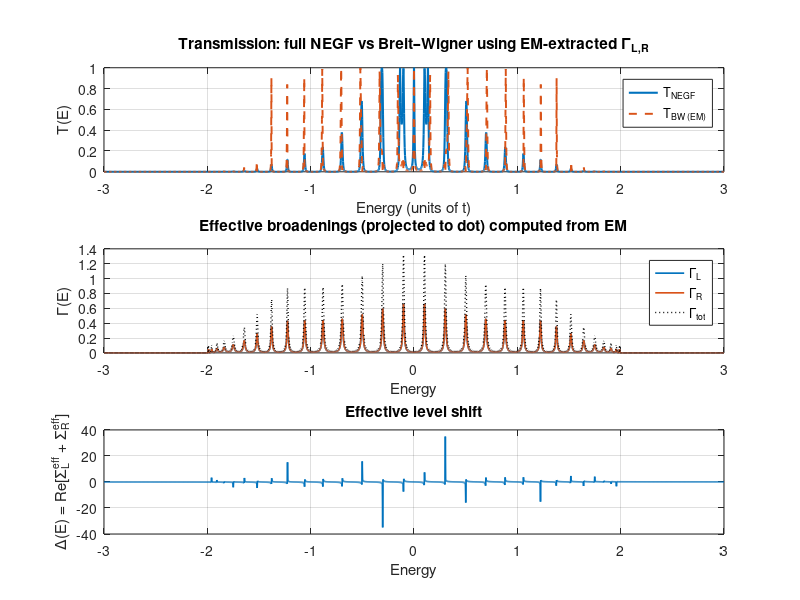

Here is the MATLAB script that generated this plot: (Note: this script raises an error after producing the figure.)
function [] = ResonantCheck()
N_lead_each = 30;         % number of lead sites included on each side (extended molecule)
N = 2*N_lead_each + 1;    % total EM sites

N_absorb_layers = 4;      % number of outer-most sites per side with absorbing Sigma
left_abs_idx = 1 : min(N_absorb_layers, N_lead_each);
right_abs_idx = N - (0:(min(N_absorb_layers, N_lead_each)-1));

%% Energy grid
t_lead = 1.0;             % lead hopping (energy units)
Emin = -3*t_lead;
Emax = 3*t_lead;
nE = 2001;
Elist = linspace(Emin, Emax, nE);

%% -------------------- Absorbing self-energies on outer EM sites --------------------
eta = 0.06;               % absorbing strength (positive) -> Sigma = -i*eta on outer sites

SigmaL = zeros(N,N);
SigmaL(sub2ind([N,N], left_abs_idx, left_abs_idx)) = -1i * eta;

SigmaR = zeros(N,N);
SigmaR(sub2ind([N,N], right_abs_idx, right_abs_idx)) = -1i * eta;

%% setup
[H] = setupH();

%% calc
[T_NEGF, GammaL_mat, GammaR_mat] = doEM(Elist, H, SigmaL, SigmaR);
[T_BW, GammaL_eff, GammaR_eff, Delta_eff] = doBW(Elist, H, SigmaL, SigmaR);

%%
plotEMvsBW(Elist, T_NEGF, T_BW, GammaL_eff, GammaR_eff, Delta_eff)

sweepEMvsGW(H, SigmaL, SigmaR, GammaL_mat, GammaR_mat)

%% -------------------- Conductances (finite-T Landauer) --------------------
Conductance(Elist, T_NEGF, T_BW)

%% -------------------- Final suggestions & checks --------------------
disp('--- Suggested convergence checks ---');
disp('- Increase N_lead_each until T_NEGF and T_BW (and G) stop changing significantly.');
disp('- Sweep eta across a few decades (e.g. 1e-3 .. 1e-0) and find an absorbing plateau.');
disp('- Ensure N_absorb_layers is large enough to prevent reflections from the outer boundary.');
disp('- If you need energy-independent Gamma, evaluate GammaL_eff/ GammaR_eff at E=EF and use constants in BW formula.');
end

function [H] = setupH()
%% -------------------- Model parameters --------------------
t_lead = 1.0;             % lead hopping (energy units)
epsilon_lead = 0.0;       % lead onsite energy
t_c = 0.2;                % coupling dot <-> first lead site
epsilon_dot = 0.0;        % dot onsite energy (resonant level)
N_lead_each = 30;         % number of lead sites included on each side (extended molecule)

%% -------------------- Build Extended Molecule Hamiltonian (1D chain) --------------------
N = 2*N_lead_each + 1;    % total EM sites
H = zeros(N,N);

idx_dot = N_lead_each + 1;

% Left lead sites (1..N_lead_each)
for n = 1:N_lead_each
    H(n,n) = epsilon_lead;
    if n < N_lead_each
        H(n, n+1) = -t_lead;
        H(n+1, n) = -t_lead;
    end
end

% Right lead sites (idx_dot+1 .. N)
for n = idx_dot+1:N
    H(n,n) = epsilon_lead;
end
for n = idx_dot+1:(N-1)
    H(n, n+1) = -t_lead;
    H(n+1, n) = -t_lead;
end

% Connect dot to first lead sites on each side
H(idx_dot, idx_dot-1) = -t_c;
H(idx_dot-1, idx_dot) = -t_c;
H(idx_dot, idx_dot+1) = -t_c;
H(idx_dot+1, idx_dot) = -t_c;

% Dot onsite
H(idx_dot, idx_dot) = epsilon_dot;
end

function [T_NEGF, GammaL_mat, GammaR_mat] = doEM(Elist, H, SigmaL, SigmaR)
N_lead_each = 30;         % number of lead sites included on each side (extended molecule)
N = 2*N_lead_each + 1;    % total EM sites
I_N = eye(N);

% Gamma matrices for the outer absorbers (used in NEGF transmission)
GammaL_mat = 1i * (SigmaL - SigmaL');
GammaR_mat = 1i * (SigmaR - SigmaR');

T_NEGF = zeros(size(Elist));    % NEGF full transmission
%% -------------------- Energy loop: compute GR (full) & projections --------------------
for ii = 1:length(Elist)
    E = Elist(ii);
    % Full Green's function with both absorbers
    num_eta = 1e-12;          % tiny numerical broadening for matrix inversion
    GR_full = ((E + 1i*num_eta) * I_N - H - SigmaL - SigmaR) \ I_N;
    GA_full = GR_full';
    
    % NEGF transmission (matrix formula)
    T_NEGF(ii) = real(trace(GammaL_mat * GR_full * GammaR_mat * GA_full));
    if T_NEGF(ii) < 0 && T_NEGF(ii) > -1e-14, T_NEGF(ii) = 0; end
end
end

function [T_BW, GammaL_eff, GammaR_eff, Delta_eff] = doBW(Elist, H, SigmaL, SigmaR)
N_lead_each = 30;         % number of lead sites included on each side (extended molecule)
N = 2*N_lead_each + 1;    % total EM sites
I_N = eye(N);

%% -------------------- Preallocations --------------------
T_BW   = zeros(size(Elist));    % Breit-Wigner using EM-extracted Gammas
GammaL_eff = zeros(size(Elist));
GammaR_eff = zeros(size(Elist));
Delta_eff = zeros(size(Elist)); % real level shift
A_dot = zeros(size(Elist));     % spectral function at dot from full GR (A = -2 Im G_dd)

%% -------------------- Energy loop: compute GR (full) & projections --------------------    
for ii = 1:length(Elist)
    E = Elist(ii);
    % Full Green's function with both absorbers
    num_eta = 1e-12;          % tiny numerical broadening for matrix inversion
    GR_full = ((E + 1i*num_eta) * I_N - H - SigmaL - SigmaR) \ I_N;

    % Dot Green's function element (dd)
    idx_dot = N_lead_each + 1;
    Gdd_full = GR_full(idx_dot, idx_dot);
    A_dot(ii) = -2 * imag(Gdd_full);
    
    epsilon_dot = 0.0;        % dot onsite energy (resonant level)

    left = true;
    if left == true
    % Now compute dot Green's function for left-only absorber (SigmaR = 0)
    GR_Lonly = ((E + 1i*num_eta) * I_N - H - SigmaL) \ I_N;
    Gdd_Lonly = GR_Lonly(idx_dot, idx_dot);
    % effective self-energy due to left lead as seen by dot:
    Sigma_eff_L = E - epsilon_dot - 1.0 / Gdd_Lonly;
    % Extract Gammas and shift (energy dependent)
    GammaL_eff(ii) = -2 * imag(Sigma_eff_L);
    end
    
    right = true;
    if right == true
    % Now compute dot Green's function for right-only absorber (SigmaL = 0)
    GR_Ronly = ((E + 1i*num_eta) * I_N - H - SigmaR) \ I_N;
    Gdd_Ronly = GR_Ronly(idx_dot, idx_dot);
    % effective self-energy due to left lead as seen by dot:
    Sigma_eff_R = E - epsilon_dot - 1.0 / Gdd_Ronly;
    % Extract Gammas and shift (energy dependent)
    GammaR_eff(ii) = -2 * imag(Sigma_eff_R);
    end
    
    % Effective total self-energy from both sides (optionally we can also do Sigma_eff_total = E - eps - 1/Gdd_full)
    Sigma_eff_total = Sigma_eff_L + Sigma_eff_R;  % should be close to E - eps - 1/Gdd_full
    
    % Extract Gammas (energy dependent)
    Gamma_tot = GammaL_eff(ii) + GammaR_eff(ii);

    % Extract shift (energy dependent)
    Delta_eff(ii) = real(Sigma_eff_total);  % level shift = Re Sigma_eff_total
    
    % Breit-Wigner transmission using extracted Gammas and shift
    numerator = GammaL_eff(ii) * GammaR_eff(ii);
    denom = (E - epsilon_dot - Delta_eff(ii))^2 + (Gamma_tot/2)^2;
    if denom <= 0
        T_BW(ii) = 0;
    else
        T_BW(ii) = numerator / denom;
    end
end
end

function [] = sweepEMvsGW(H, SigmaL, SigmaR, GammaL_mat, GammaR_mat)
N_lead_each = 30;         % number of lead sites included on each side (extended molecule)
idx_dot = N_lead_each + 1;
N = 2*N_lead_each + 1;    % total EM sites
I_N = eye(N);
EF = 0.0;
num_eta = 1e-12;          % tiny numerical broadening for matrix inversion

%% Physical constants (for conductance units)
e = 1.602176634e-19;      % C
h = 6.62607015e-34;       % J s
G0 = 2*e^2/h;             % conductance quantum (S) including spin
%% -------------------- Gate sweep (zero-T approx using T(EF)) --------------------
    neps = 201;
    epsilon_dot = 0.0;        % dot onsite energy (resonant level)
    eps_range = linspace(epsilon_dot - 2.5, epsilon_dot + 2.5, neps);
    % For speed, evaluate approximate zero-T conductance by using T(EF) with shifted eps

    [G_vs_eps_NEGF] = sweepEM(eps_range, H, I_N, SigmaL, SigmaR, GammaL_mat, GammaR_mat, G0, idx_dot, EF, num_eta);

    [G_vs_eps_BW] = sweepBW(eps_range, H, I_N, SigmaL, SigmaR, G0, idx_dot, EF, num_eta);

    figure('Name','Gate sweep (zero-T approx)','NumberTitle','off');
    plot(eps_range, G_vs_eps_NEGF / G0, 'LineWidth', 1.4); hold on;
    plot(eps_range, G_vs_eps_BW / G0, '--', 'LineWidth', 1.4);
    xlabel('\epsilon_d');
    ylabel('G / G_0');
    legend('G_{NEGF}','G_{BW}','Location','Best');
    title('Gate sweep: NEGF (EM) vs Breit–Wigner using EM-extracted \Gamma');
    grid on;
end

function [G_vs_eps_NEGF] = sweepEM(eps_range, H, I_N, SigmaL, SigmaR, GammaL_mat, GammaR_mat, G0, idx_dot, EF, num_eta)
    % reuse T_of_E calculation but easier: compute zero-T conductance approx by T at E=EF
    % We'll compute T(EF) for each gate (shift dot onsite)
    G_vs_eps_NEGF = zeros(size(eps_range));
    for k = 1:length(eps_range)
        eps_tmp = eps_range(k);
        % Update dot onsite in H and recompute dot GR at EF for NEGF (full)
        H_tmp = H;
        H_tmp(idx_dot, idx_dot) = eps_tmp;

        % compute GR at EF
        GR_full_tmp = ((EF + 1i*num_eta) * I_N - H_tmp - SigmaL - SigmaR) \ I_N;
        GA_full_tmp = GR_full_tmp';

        T_NEGF_EF = real(trace(GammaL_mat * GR_full_tmp * GammaR_mat * GA_full_tmp));
        if T_NEGF_EF < 0 && T_NEGF_EF > -1e-14, T_NEGF_EF = 0; end
        G_vs_eps_NEGF(k) = G0 * T_NEGF_EF;  % zero-T linear conductance in S (approx)
    end
end

function [G_vs_eps_BW] = sweepBW(eps_range, H, I_N, SigmaL, SigmaR, G0, idx_dot, EF, num_eta)
    G_vs_eps_BW = zeros(size(eps_range));
    for k = 1:length(eps_range)
        eps_tmp = eps_range(k);

        % Update dot onsite in H and recompute dot GR at EF for NEGF (full)
        H_tmp = H;
        H_tmp(idx_dot, idx_dot) = eps_tmp;

        % For BW: compute GR_dd with left-only to get GammaL at EF
        GR_L_tmp = ((EF + 1i*num_eta) * I_N - H_tmp - SigmaL) \ I_N;
        Gdd_L = GR_L_tmp(idx_dot, idx_dot);
        Sigma_eff_L_tmp = EF - eps_tmp - 1.0 / Gdd_L;
        GammaL_tmp = -2 * imag(Sigma_eff_L_tmp);

        % For BW: compute GR_dd with right-only to get GammaR at EF
        GR_R_tmp = ((EF + 1i*num_eta) * I_N - H_tmp - SigmaR) \ I_N;
        Gdd_R = GR_R_tmp(idx_dot, idx_dot);
        Sigma_eff_R_tmp = EF - eps_tmp - 1.0 / Gdd_R;
        GammaR_tmp = -2 * imag(Sigma_eff_R_tmp);
        
        Delta_tmp = real(Sigma_eff_L_tmp + Sigma_eff_R_tmp);
        denom = (EF - eps_tmp - Delta_tmp)^2 + ( (GammaL_tmp + GammaR_tmp)/2 )^2;
        if denom <= 0
            Tbw_tmp = 0;
        else
            Tbw_tmp = (GammaL_tmp * GammaR_tmp) / denom;
        end
        G_vs_eps_BW(k) = G0 * Tbw_tmp;
    end
end

function [] = plotEMvsBW(Elist, T_NEGF, T_BW, GammaL_eff, GammaR_eff, Delta_eff)
%% -------------------- Plots --------------------
figure('Name','Transmission comparison','NumberTitle','off','Position',[100 100 900 700]);
subplot(3,1,1);
plot(Elist, T_NEGF, 'LineWidth', 1.5); hold on;
plot(Elist, T_BW, '--', 'LineWidth', 1.4);
xlabel('Energy (units of t)');
ylabel('T(E)');
legend('T_{NEGF}','T_{BW (EM)}','Location','Best');
title('Transmission: full NEGF vs Breit–Wigner using EM-extracted \Gamma_{L,R}');
grid on;

subplot(3,1,2);
plot(Elist, GammaL_eff, 'LineWidth', 1.2); hold on;
plot(Elist, GammaR_eff, 'LineWidth', 1.2);
plot(Elist, GammaL_eff + GammaR_eff, ':k','LineWidth',1);
xlabel('Energy');
ylabel('\Gamma(E)');
legend('\Gamma_L','\Gamma_R','\Gamma_{tot}','Location','Best');
title('Effective broadenings (projected to dot) computed from EM');
grid on;

subplot(3,1,3);
plot(Elist, Delta_eff, 'LineWidth', 1.2);
xlabel('Energy');
ylabel('\Delta(E) = Re[\Sigma^{eff}_L + \Sigma^{eff}_R]');
title('Effective level shift');
grid on;

N_lead_each = 30;         % number of lead sites included on each side (extended molecule)
eta = 0.06;               % absorbing strength (positive) -> Sigma = -i*eta on outer sites
N_absorb_layers = 4;      % number of outer-most sites per side with absorbing Sigma
sgtitle(sprintf('EM size: %d sites each lead, eta = %.3g, N_absorb = %d', N_lead_each, eta, N_absorb_layers));
end

function [] = Conductance(Elist, T_NEGF, T_BW)
%% Physical constants (for conductance units)
e = 1.602176634e-19;      % C
h = 6.62607015e-34;       % J s
G0 = 2*e^2/h;             % conductance quantum (S) including spin

%% temperature
T_K = 4.0;                % Kelvin for finite-T conductance
kB_ev = 8.617333262145e-5; % eV/K
kBT = kB_ev * T_K;

%% -------------------- Conductances (finite-T Landauer) --------------------
% Fermi derivative
if kBT > 0
    EF = 0.0;
    dfdE = -1 ./ (4 * kBT * (cosh((Elist - EF) ./ (2*kBT))).^2);
else
    % approximate delta -> pick value of T at EF
    dfdE = zeros(size(Elist));
    % put a narrow spike near EF
    EF = 0.0;
    [~, idxEF] = min(abs(Elist - EF));
    dfdE(idxEF) = -1;
end

G_NEGF = G0 * trapz(Elist, -dfdE .* T_NEGF);
G_BW   = G0 * trapz(Elist, -dfdE .* T_BW);

T_K = 4.0;                % Kelvin for finite-T conductance
fprintf('Finite-T linear conductance at T=%.2f K (EF=%.3g):\n', T_K, EF);
fprintf('  G (NEGF, EM) = %.6g S  (%.6g G0)\n', G_NEGF, G_NEGF / G0);
fprintf('  G (Breit-Wigner using EM Gammas) = %.6g S  (%.6g G0)\n\n', G_BW, G_BW / G0);
end